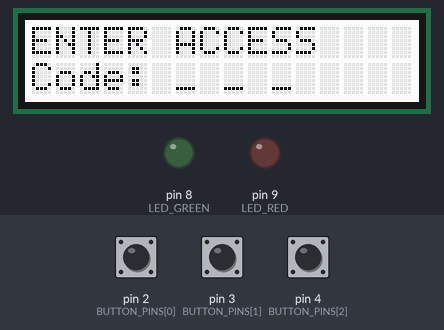
Bench run of a sketch on a simulated Arduino Uno, built with avr-gcc and run on an emulated ATmega328P. Shown: 16×2 character LCD, output pins drawn as LEDs (lit = HIGH). Inputs (shaded band) come from the test bench; at power-on: pin 2 (BUTTON_PINS[0]) HIGH, pin 3 (BUTTON_PINS[1]) HIGH, pin 4 (BUTTON_PINS[2]) HIGH. What the sketch prints to the serial monitor is not drawn.

Above: at 1.2 s.
1.3 s: pin 2 (BUTTON_PINS[0]) pulled LOW for 0.15 s
At 2.0 s:
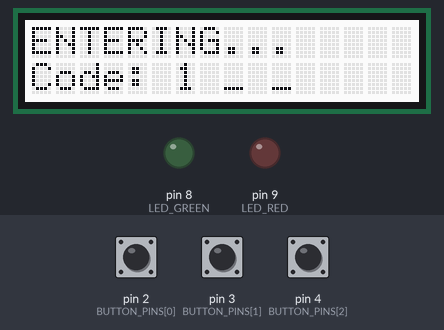
2.9 s: pin 3 (BUTTON_PINS[1]) pulled LOW for 0.15 s
At 3.9 s:
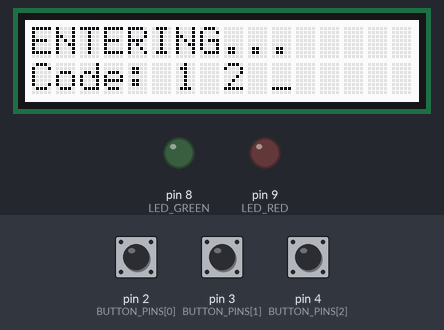
4.5 s: pin 4 (BUTTON_PINS[2]) pulled LOW for 0.15 s
At 5.7 s:
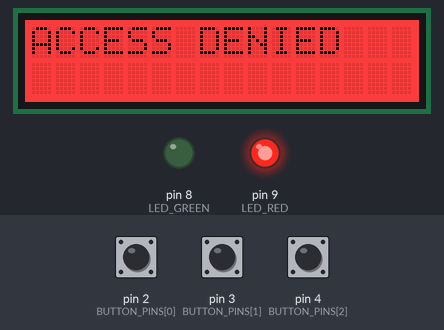
7.6 s: pin 3 (BUTTON_PINS[1]) pulled LOW for 1 s
At 8.0 s:
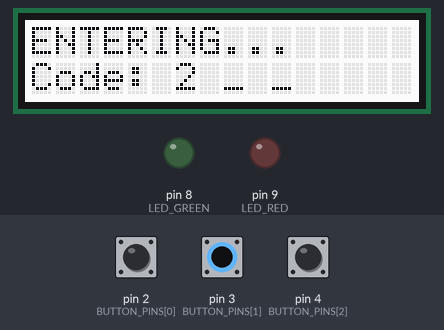
10.1 s: pin 2 (BUTTON_PINS[0]) pulled LOW for 1 s
At 10.6 s:
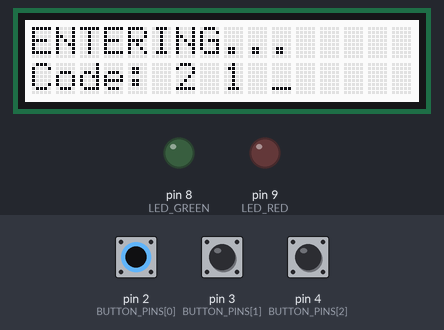
12.6 s: pin 2 (BUTTON_PINS[0]) pulled LOW for 3.2 s
At 13.1 s:
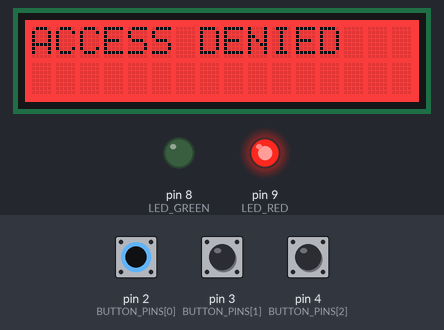
Timing chart, 0 to 16.2 s (numbered marks = the images above; inputs shaded):
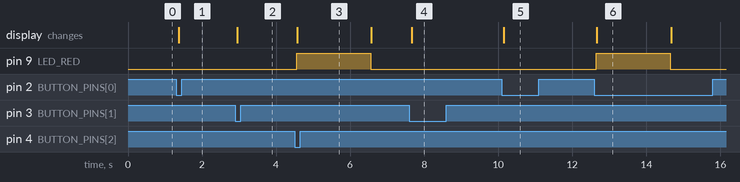

The sketch:

Task3_FSM.ino
```cpp
// ET4047 Week 10 - Secure Access Control (Adafruit RGB LCD shield version)
// Task 3: Finite State Machine
// IDLE -> ENTER_CODE -> ACCESS_GRANTED / ACCESS_DENIED -> IDLE
// Needs the buttons.h tab.

#include <Wire.h>
#include <Adafruit_RGBLCDShield.h>   // "Adafruit RGB LCD Shield Library"

// Adafruit RGB LCD shield (I2C, address 0x20)
Adafruit_RGBLCDShield lcd;

#include "buttons.h"

const byte LED_GREEN = 8;
const byte LED_RED   = 9;

const byte CODE_LENGTH = 3;
const byte PASSWORD[CODE_LENGTH] = {1, 3, 2};

const unsigned long GRANTED_MS = 3000;
const unsigned long DENIED_MS  = 2000;

// Backlight colours
const byte BL_RED = 0x1, BL_GREEN = 0x2, BL_WHITE = 0x7;

// ---------- FSM ----------
enum State { IDLE, ENTER_CODE, ACCESS_GRANTED, ACCESS_DENIED };
State state;
unsigned long stateStart;        // millis() when we entered the state

byte entered[CODE_LENGTH];
byte count = 0;

void showCode() {
  lcd.setCursor(0, 1);
  lcd.print("Code: ");
  for (byte i = 0; i < CODE_LENGTH; i++) {
    if (i < count) lcd.print(entered[i]);
    else           lcd.print('_');
    lcd.print(' ');
  }
}

bool codeIsCorrect() {
  for (byte i = 0; i < CODE_LENGTH; i++) {
    if (entered[i] != PASSWORD[i]) return false;
  }
  return true;
}

// Every state change goes through here: set outputs ONCE on entry
void enterState(State s) {
  state = s;
  stateStart = millis();
  lcd.clear();
  digitalWrite(LED_GREEN, LOW);
  digitalWrite(LED_RED, LOW);
  lcd.setBacklight(BL_WHITE);

  switch (s) {
    case IDLE:
      count = 0;
      lcd.print("ENTER ACCESS");
      showCode();
      Serial.println("IDLE");
      break;
    case ENTER_CODE:
      lcd.print("ENTERING...");
      showCode();
      Serial.println("ENTER_CODE");
      break;
    case ACCESS_GRANTED:
      digitalWrite(LED_GREEN, HIGH);
      lcd.setBacklight(BL_GREEN);
      lcd.print("ACCESS GRANTED");
      Serial.println("ACCESS_GRANTED");
      break;
    case ACCESS_DENIED:
      digitalWrite(LED_RED, HIGH);
      lcd.setBacklight(BL_RED);
      lcd.print("ACCESS DENIED");
      Serial.println("ACCESS_DENIED");
      break;
  }
}

void setup() {
  Serial.begin(9600);
  initButtons();
  pinMode(LED_GREEN, OUTPUT);
  pinMode(LED_RED, OUTPUT);
  lcd.begin(16, 2);
  lcd.setBacklight(BL_WHITE);
  enterState(IDLE);
}

void loop() {
  byte b = readButtons();          // 0 = no new press
  unsigned long now = millis();

  switch (state) {
    case IDLE:
      if (b != 0) {                // first digit starts a new attempt
        entered[count++] = b;
        enterState(ENTER_CODE);
      }
      break;

    case ENTER_CODE:
      if (b != 0) {
        entered[count++] = b;
        showCode();
        if (count == CODE_LENGTH) {
          enterState(codeIsCorrect() ? ACCESS_GRANTED : ACCESS_DENIED);
        }
      }
      break;

    case ACCESS_GRANTED:
      if (now - stateStart >= GRANTED_MS) enterState(IDLE);
      break;

    case ACCESS_DENIED:
      if (now - stateStart >= DENIED_MS) enterState(IDLE);
      break;
  }
}
```

buttons.h
```cpp
#ifndef BUTTONS_H
#define BUTTONS_H

// ------------------------------------------------------------
// Debounced push buttons (the Task 2 code, packaged for reuse)
//
//   initButtons();          // in setup()
//   byte b = readButtons(); // in loop(): 1, 2, 3 = new press, 0 = none
//
// Buttons are wired pin -> button -> GND and use INPUT_PULLUP,
// so a pressed button reads LOW.
// ------------------------------------------------------------

#include <Arduino.h>

const byte BUTTON_PINS[3] = {2, 3, 4};   // B1, B2, B3
const unsigned long DEBOUNCE_MS = 40;

struct Button {
  byte pin;
  bool stableState;
  bool lastReading;
  unsigned long lastChange;
};

Button buttons[3];

void initButtons() {
  for (byte i = 0; i < 3; i++) {
    buttons[i].pin = BUTTON_PINS[i];
    pinMode(BUTTON_PINS[i], INPUT_PULLUP);
    buttons[i].stableState = HIGH;
    buttons[i].lastReading = HIGH;
    buttons[i].lastChange = 0;
  }
}

// True once per press (HIGH -> LOW after DEBOUNCE_MS of steady input)
bool buttonPressed(byte i) {
  bool reading = digitalRead(buttons[i].pin);
  if (reading != buttons[i].lastReading) {
    buttons[i].lastReading = reading;
    buttons[i].lastChange = millis();
  }
  if (millis() - buttons[i].lastChange >= DEBOUNCE_MS &&
      reading != buttons[i].stableState) {
    buttons[i].stableState = reading;
    return reading == LOW;
  }
  return false;
}

// 1, 2 or 3 for a new press, 0 for none
byte readButtons() {
  for (byte i = 0; i < 3; i++) {
    if (buttonPressed(i)) return i + 1;
  }
  return 0;
}

#endif // BUTTONS_H
```

Measured:
- after the input at 1.3 s, the display: changes after 0.06 s (image 1)
- after the input at 2.9 s, the display: changes after 0.05 s (image 2)
- after the input at 4.5 s, pin 9 (LED_RED): LOW → HIGH after 0.05 s, → LOW 2.0 s later; the display: changes after 0.07 s (image 3)
- after the input at 7.6 s, the display: changes after 0.06 s (image 4)
- after the input at 10.1 s, the display: changes after 0.05 s (image 5)
- after the input at 12.6 s, pin 9 (LED_RED): LOW → HIGH after 0.05 s, → LOW 2.0 s later; the display: changes after 0.07 s (image 6)
- what the display in image 6 shows lasts 2.0 s, from 12.7 s to 14.7 s
